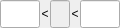
<?xml version="1.0" encoding="UTF-8"?>
<ui version="4.0">
 <class>Form</class>
 <widget class="QWidget" name="Form">
  <property name="geometry">
   <rect>
    <x>0</x>
    <y>0</y>
    <width>120</width>
    <height>28</height>
   </rect>
  </property>
  <property name="sizePolicy">
   <sizepolicy hsizetype="Preferred" vsizetype="Preferred">
    <horstretch>0</horstretch>
    <verstretch>0</verstretch>
   </sizepolicy>
  </property>
  <property name="maximumSize">
   <size>
    <width>200</width>
    <height>16777215</height>
   </size>
  </property>
  <property name="windowTitle">
   <string>Form</string>
  </property>
  <layout class="QHBoxLayout" name="horizontalLayout">
   <property name="spacing">
    <number>0</number>
   </property>
   <property name="leftMargin">
    <number>0</number>
   </property>
   <property name="topMargin">
    <number>0</number>
   </property>
   <property name="rightMargin">
    <number>0</number>
   </property>
   <property name="bottomMargin">
    <number>0</number>
   </property>
   <item>
    <widget class="QLineEdit" name="lineEdit_min">
     <property name="enabled">
      <bool>true</bool>
     </property>
     <property name="sizePolicy">
      <sizepolicy hsizetype="Minimum" vsizetype="Fixed">
       <horstretch>1</horstretch>
       <verstretch>0</verstretch>
      </sizepolicy>
     </property>
     <property name="minimumSize">
      <size>
       <width>40</width>
       <height>28</height>
      </size>
     </property>
     <property name="maximumSize">
      <size>
       <width>40</width>
       <height>28</height>
      </size>
     </property>
     <property name="baseSize">
      <size>
       <width>40</width>
       <height>28</height>
      </size>
     </property>
     <property name="toolTip">
      <string>Minimal value</string>
     </property>
     <property name="text">
      <string/>
     </property>
    </widget>
   </item>
   <item>
    <widget class="QLabel" name="label_1">
     <property name="minimumSize">
      <size>
       <width>10</width>
       <height>28</height>
      </size>
     </property>
     <property name="maximumSize">
      <size>
       <width>10</width>
       <height>28</height>
      </size>
     </property>
     <property name="baseSize">
      <size>
       <width>10</width>
       <height>28</height>
      </size>
     </property>
     <property name="text">
      <string>&lt;</string>
     </property>
     <property name="alignment">
      <set>Qt::AlignCenter</set>
     </property>
    </widget>
   </item>
   <item>
    <widget class="QLineEdit" name="lineEdit">
     <property name="enabled">
      <bool>false</bool>
     </property>
     <property name="sizePolicy">
      <sizepolicy hsizetype="Minimum" vsizetype="Fixed">
       <horstretch>1</horstretch>
       <verstretch>0</verstretch>
      </sizepolicy>
     </property>
     <property name="minimumSize">
      <size>
       <width>20</width>
       <height>28</height>
      </size>
     </property>
     <property name="maximumSize">
      <size>
       <width>20</width>
       <height>28</height>
      </size>
     </property>
     <property name="baseSize">
      <size>
       <width>20</width>
       <height>28</height>
      </size>
     </property>
     <property name="toolTip">
      <string/>
     </property>
     <property name="text">
      <string/>
     </property>
    </widget>
   </item>
   <item>
    <widget class="QLabel" name="label_2">
     <property name="minimumSize">
      <size>
       <width>10</width>
       <height>28</height>
      </size>
     </property>
     <property name="maximumSize">
      <size>
       <width>10</width>
       <height>28</height>
      </size>
     </property>
     <property name="baseSize">
      <size>
       <width>10</width>
       <height>28</height>
      </size>
     </property>
     <property name="text">
      <string>&lt;</string>
     </property>
     <property name="alignment">
      <set>Qt::AlignCenter</set>
     </property>
    </widget>
   </item>
   <item>
    <widget class="QLineEdit" name="lineEdit_max">
     <property name="enabled">
      <bool>true</bool>
     </property>
     <property name="sizePolicy">
      <sizepolicy hsizetype="Minimum" vsizetype="Fixed">
       <horstretch>1</horstretch>
       <verstretch>0</verstretch>
      </sizepolicy>
     </property>
     <property name="minimumSize">
      <size>
       <width>40</width>
       <height>28</height>
      </size>
     </property>
     <property name="maximumSize">
      <size>
       <width>40</width>
       <height>28</height>
      </size>
     </property>
     <property name="baseSize">
      <size>
       <width>40</width>
       <height>28</height>
      </size>
     </property>
     <property name="toolTip">
      <string>Maximal value</string>
     </property>
     <property name="layoutDirection">
      <enum>Qt::LeftToRight</enum>
     </property>
     <property name="text">
      <string/>
     </property>
     <property name="alignment">
      <set>Qt::AlignRight|Qt::AlignTrailing|Qt::AlignVCenter</set>
     </property>
    </widget>
   </item>
  </layout>
 </widget>
 <resources/>
 <connections/>
</ui>
